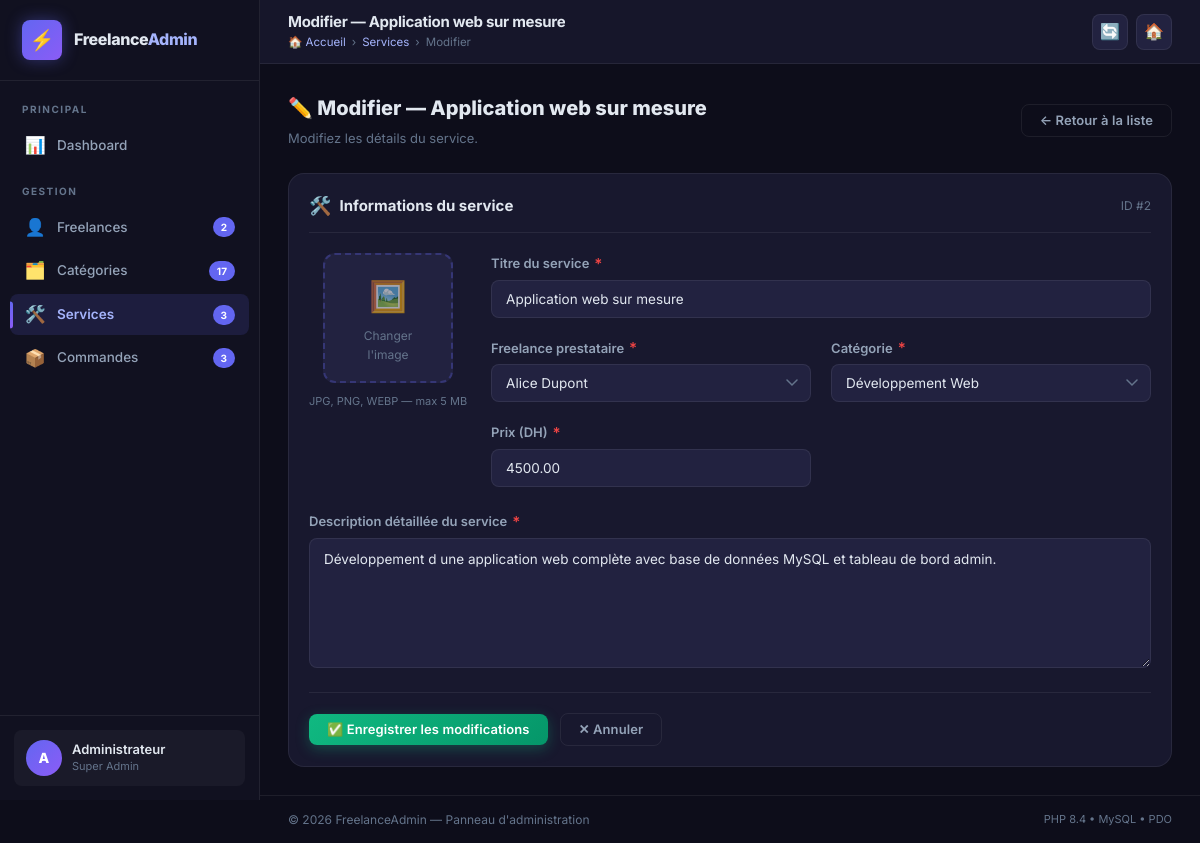
The page /admin/services/modifier.php?id=2 on the database its author committed.
### tables this page shows
CREATE TABLE IF NOT EXISTS `service` (
  `id_service`    INT(11)        NOT NULL AUTO_INCREMENT,
  `titre`         VARCHAR(200)   NOT NULL,
  `description`   TEXT           NOT NULL,
  `prix`          DECIMAL(10,2)  NOT NULL,
  `image_service` VARCHAR(255)   DEFAULT NULL,
  `id_freelance`  INT(11)        NOT NULL,
  `id_categorie`  INT(11)        NOT NULL,
  PRIMARY KEY (`id_service`),
  CONSTRAINT `fk_service_freelance`
    FOREIGN KEY (`id_freelance`) REFERENCES `freelance` (`id_freelance`)
    ON DELETE CASCADE ON UPDATE CASCADE,
  CONSTRAINT `fk_service_categorie`
    FOREIGN KEY (`id_categorie`) REFERENCES `categorie_service` (`id_categorie`)
    ON DELETE CASCADE ON UPDATE CASCADE
);

CREATE TABLE IF NOT EXISTS `freelance` (
  `id_freelance` INT(11) NOT NULL AUTO_INCREMENT,
  `nom`          VARCHAR(100) NOT NULL,
  `prenom`       VARCHAR(100) NOT NULL,
  `email`        VARCHAR(150) NOT NULL,
  `telephone`    VARCHAR(20)  DEFAULT NULL,
  `description`  TEXT         DEFAULT NULL,
  `image`        VARCHAR(255) DEFAULT NULL,
  `facebook`     VARCHAR(255) DEFAULT NULL,
  `instagram`    VARCHAR(255) DEFAULT NULL,
  `linkedin`     VARCHAR(255) DEFAULT NULL,
  `github`       VARCHAR(255) DEFAULT NULL,
  PRIMARY KEY (`id_freelance`),
  UNIQUE KEY `email` (`email`)
);

CREATE TABLE IF NOT EXISTS `categorie_service` (
  `id_categorie` INT(11) NOT NULL AUTO_INCREMENT,
  `nom`          VARCHAR(100) NOT NULL,
  `description`  TEXT         DEFAULT NULL,
  PRIMARY KEY (`id_categorie`)
);

### admin/services/modifier.php (the view, shortened to what this page needs)
<?php
$pdo = getDB();
$id = filter_input(INPUT_GET, 'id', FILTER_VALIDATE_INT);
$stmt = $pdo->prepare("SELECT * FROM service WHERE id_service = ?");
$stmt->execute([$id]);
$service = $stmt->fetch();
$freelances = $pdo->query("SELECT id_freelance, nom, prenom FROM freelance ORDER BY prenom ASC")->fetchAll();
$categories = $pdo->query("SELECT id_categorie, nom FROM categorie_service ORDER BY nom ASC")->fetchAll();
$old = $service;
require_once __DIR__ . '/../../includes/header.php';
$imgUrl = null;
?>
<div style="display:flex;align-items:center;justify-content:space-between;margin-bottom:24px;">
    <div>
        <h1 style="font-size:20px;font-weight:800;margin-bottom:4px;">✏️ Modifier — <?= htmlspecialchars($service['titre']) ?></h1>
        <p style="color:var(--text-muted);font-size:13px;">Modifiez les détails du service.</p>
    </div>
    <a href="<?= BASE_URL ?>/admin/services/index.php" class="btn btn-outline">← Retour à la liste</a>
</div>
<form method="POST" enctype="multipart/form-data" novalidate id="form-modifier-service">
<div class="card">
    <div class="card-header">
        <h2 class="card-title"><span class="card-icon">🛠️</span> Informations du service</h2>
        <span style="font-size:12px;color:var(--text-muted);">ID #<?= $id ?></span>
    </div>
    <div style="display:flex;gap:24px;align-items:flex-start;margin-bottom:24px;flex-wrap:wrap;">
        <div style="display:flex;flex-direction:column;align-items:center;gap:10px;">
            <div class="image-preview-box" id="preview-image"
                 onclick="document.getElementById('image_service').click()"
                 title="Cliquez pour changer la photo">
                <?php if ($imgUrl): ?>
                    <img src="<?= $imgUrl ?>" alt="Photo actuelle">
                <?php else: ?>
                    <div class="preview-placeholder">
                        <span class="preview-icon">🖼️</span>
                        Changer<br>l'image
                    </div>
                <?php endif; ?>
            </div>
            <span style="font-size:11px;color:var(--text-muted);">JPG, PNG, WEBP — max 5 MB</span>
        </div>
        <div class="form-grid" style="flex:1;">
            <div class="form-group" style="grid-column:1 / -1;">
                <label for="titre">Titre du service <span class="required">*</span></label>
                <input type="text" name="titre" id="titre"
                       value="<?= htmlspecialchars($old['titre']) ?>" required>
            </div>
            <div class="form-group">
                <label for="id_freelance">Freelance prestataire <span class="required">*</span></label>
                <select name="id_freelance" id="id_freelance" required>
                    <?php foreach ($freelances as $f): ?>
                    <option value="<?= $f['id_freelance'] ?>" <?= $old['id_freelance'] == $f['id_freelance'] ? 'selected' : '' ?>>
                        <?= htmlspecialchars($f['prenom'] . ' ' . $f['nom']) ?>
                    </option>
                    <?php endforeach; ?>
                </select>
            </div>
            <div class="form-group">
                <label for="id_categorie">Catégorie <span class="required">*</span></label>
                <select name="id_categorie" id="id_categorie" required>
                    <?php foreach ($categories as $c): ?>
                    <option value="<?= $c['id_categorie'] ?>" <?= $old['id_categorie'] == $c['id_categorie'] ? 'selected' : '' ?>>
                        <?= htmlspecialchars($c['nom']) ?>
                    </option>
                    <?php endforeach; ?>
                </select>
            </div>
            <div class="form-group">
                <label for="prix">Prix (DH) <span class="required">*</span></label>
                <input type="number" name="prix" id="prix" step="0.01" min="0"
                       value="<?= htmlspecialchars($old['prix']) ?>" required>
            </div>
        </div>
    </div>
    <div class="form-group" style="margin-bottom:24px;">
        <label for="description">Description détaillée du service <span class="required">*</span></label>
        <textarea name="description" id="description" rows="5"><?= htmlspecialchars($old['description']) ?></textarea>
    </div>
    <div class="form-actions">
        <button type="submit" class="btn btn-success" id="btn-submit-modifier-service">
            ✅ Enregistrer les modifications
        </button>
        <a href="<?= BASE_URL ?>/admin/services/index.php" class="btn btn-outline">
            ✕ Annuler
        </a>
    </div>
</div>
</form>
<?php require_once __DIR__ . '/../../includes/footer.php'; ?>

### rows shown on the page
service: titre "Application web sur mesure", id_freelance "Alice Dupont", id_categorie "Développement Web", prix "4500.00", description "Développement d une application web complète avec base de données MySQL et tableau de bord admin."

### other values the page prints
$stats['freelances'] "2"
$stats['categories'] "17"
$stats['services'] "3"
$stats['commandes'] "3"
$pageTitle "Modifier — Application web sur mesure"
$crumb['label'] "Services"
$crumb['label'] "Modifier"
$id "2"
PHP_MAJOR_VERSION "8"
PHP_MINOR_VERSION "4"
